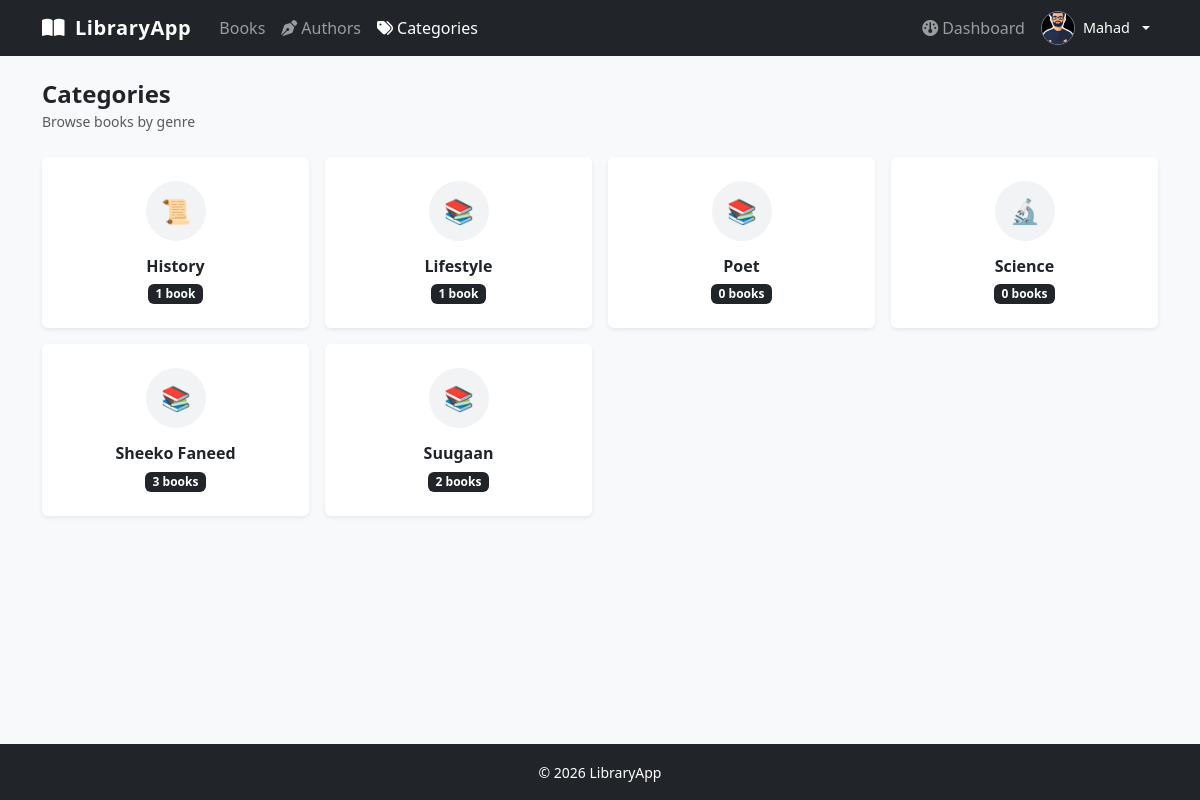
The app's page /categories/ (signed in), older data.
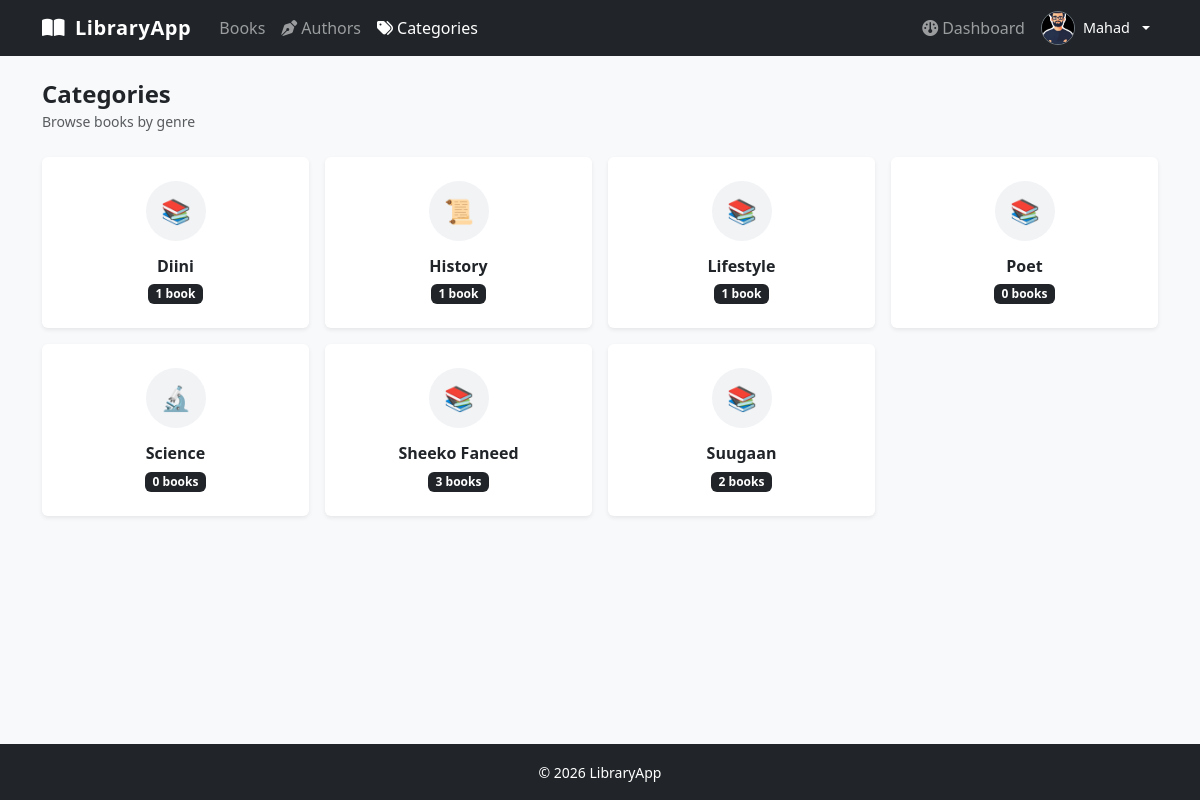
The same page, newer data.
### library/models.py (models this page shows, shortened)
class Category(models.Model):
    name       = models.CharField(max_length=255)
    created_at = models.DateTimeField(auto_now_add=True)
    class Meta:
        db_table  = "category"
        ordering  = ["name"]
        verbose_name_plural = "categories"

### library/views.py (the view)
# urls.py: path("categories/",                   views.category_list_view, name="category_list"),
def category_list_view(request):
    categories = Category.objects.annotate(book_count=Count("books")).order_by("name")
    return render(request, "books/category_list.html", {"categories": categories})

### library/templates/books/category_list.html (shortened to what this page needs)
{% extends "layout.html" %}
{% block content %}
<div class="d-flex justify-content-between align-items-center mb-4">
  <div>
    <h4 class="fw-bold mb-0">Categories</h4>
    <small class="text-muted">Browse books by genre</small>
  </div>
</div>
{% if categories %}
  <div class="row row-cols-2 row-cols-md-3 row-cols-lg-4 g-3">
    {% for cat in categories %}
      <div class="col">
        <a href="{% url 'library:book_list' %}?category={{ cat.id }}"
           class="text-decoration-none text-dark">
          <div class="card border-0 shadow-sm h-100 card-hover">
            <div class="card-body d-flex flex-column align-items-center text-center p-4">
              <div class="mb-3 d-flex align-items-center justify-content-center rounded-circle"
                   style="width:60px;height:60px;background:#f1f3f5;font-size:1.5rem">
                {% if cat.name|lower == "fiction" %}🗡️
                {% elif cat.name|lower == "science" or cat.name|lower == "sciences" %}🔬
                {% elif cat.name|lower == "history" %}📜
                {% elif cat.name|lower == "technology" or cat.name|lower == "tech" %}💻
                {% elif cat.name|lower == "art" %}🎨
                {% elif cat.name|lower == "poetry" %}✍️
                {% elif cat.name|lower == "religion" %}🕌
                {% elif cat.name|lower == "philosophy" %}🧠
                {% elif cat.name|lower == "biography" %}👤
                {% elif cat.name|lower == "children" %}🧸
                {% elif cat.name|lower == "fantasy" %}🐉
                {% elif cat.name|lower == "mystery" or cat.name|lower == "thriller" %}🔍
                {% elif cat.name|lower == "romance" %}❤️
                {% elif cat.name|lower == "business" %}💼
                {% elif cat.name|lower == "health" or cat.name|lower == "medicine" %}🏥
                {% elif cat.name|lower == "travel" %}✈️
                {% elif cat.name|lower == "cooking" or cat.name|lower == "food" %}🍳
                {% elif cat.name|lower == "sports" %}⚽
                {% else %}📚{% endif %}
              </div>
              <h6 class="fw-bold mb-1">{{ cat.name }}</h6>
              <span class="badge bg-dark mt-1">
                {{ cat.book_count }} book{{ cat.book_count|pluralize }}
              </span>
            </div>
          </div>
        </a>
      </div>
    {% endfor %}
  </div>
{% else %}
  <div class="text-center py-5">
    <i class="fa-solid fa-tags fa-3x text-muted mb-3 d-block"></i>
    <h5 class="fw-semibold">No categories yet</h5>
    <p class="text-muted">Categories will appear here once books are added.</p>
  </div>
{% endif %}
{% endblock %}

Row changes from the older to the newer data that the page shows:
added Category: name "Diini", book_count "1"
